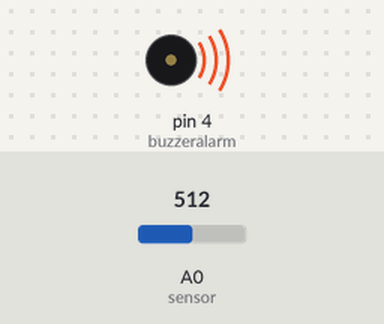
A sketch run on a simulated Arduino Uno, built with avr-gcc and run on an emulated ATmega328P. On the bench: buzzer (waves = sounding, pin HIGH). The test bench sets the inputs (shaded band); at power-on: A0 (sensor) = 512.

Above: at 1.5 s.
1.6 s: A0 (sensor) set to 314
At 2.4 s:
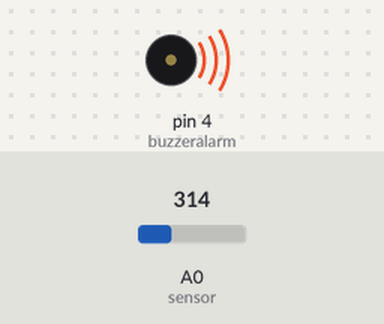
5.1 s: A0 (sensor) set to 293
6.7 s: A0 (sensor) set to 306
At 7.07 s:
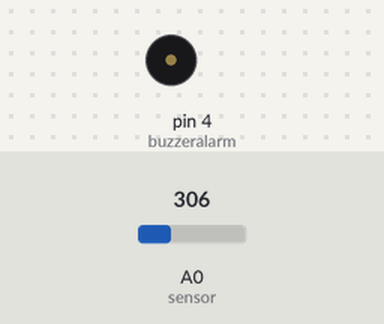
10.2 s: A0 (sensor) set to 290
Timing chart, 0 to 12.7 s (numbered marks = the images above; inputs shaded):
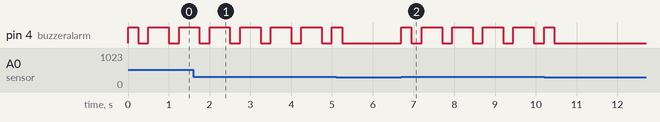

Measured:
- after the input at 6.7 s, pin 4 (buzzeralarm): LOW → HIGH at once, then repeats every 0.75 s: LOW 0.25 s, HIGH 0.50 s
- by itself, pin 4 (buzzeralarm): alternates HIGH for 0.50 s and LOW for 0.25 s

The sketch:

fire_alarm.ino
```cpp
int sensor = A0;
int buzzeralarm = 4;
int reading;
void setup() {
  // put your setup code here, to run once:
pinMode(sensor,INPUT);
pinMode(buzzeralarm,OUTPUT);
}
void loop() {
  // put your main code here, to run repeatedly:
reading = analogRead(sensor);
if (reading>300) {
  digitalWrite(buzzeralarm,HIGH);
  delay(250);
  digitalWrite(buzzeralarm,LOW);
  delay(250);
  digitalWrite(buzzeralarm,HIGH);
  delay(250);
  digitalWrite(buzzeralarm,LOW);
}
}
```
